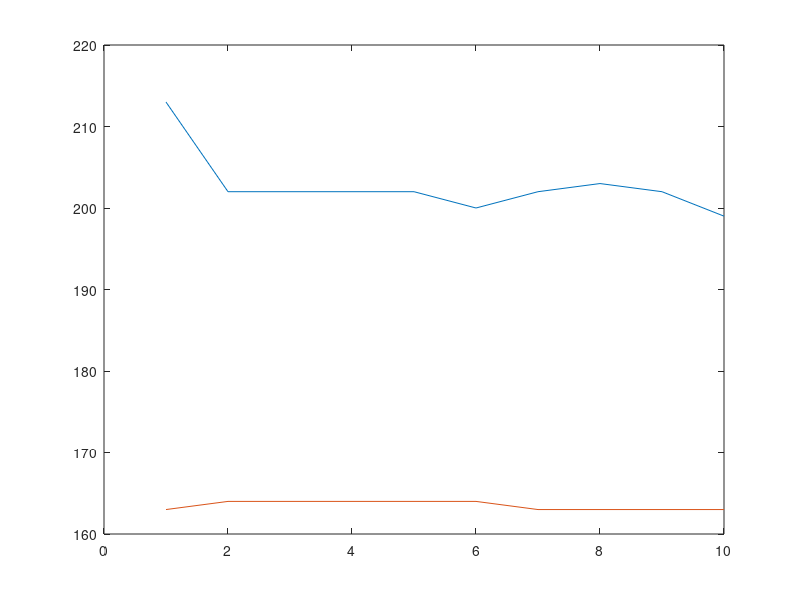

This chart was generated by the following MATLAB code:
% 4 is lab machine to raspberry pi. Blue line is machine to pi
% 5 is raspberry pi to lab machine. Orange line is pi to machine

a = [1 213;
    2 202;
    3 202;
    4 202;
    5 202;
    6 200;
    7 202;
    8 203;
    9 202;
    10 199];

b = [1 163;
    2 164;
    3 164;
    4 164;
    5 164;
    6 164;
    7 163;
    8 163;
    9 163;
    10 163];

plot(a(:,1),a(:,2))
hold on
plot(b(:,1),b(:,2))